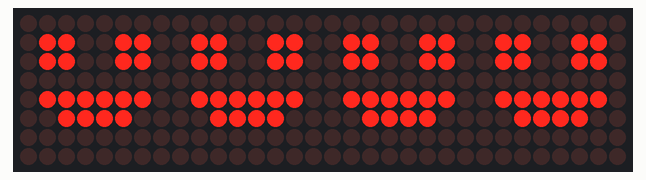
The sketch below on a simulated Arduino Uno, built with avr-gcc and run on an emulated ATmega328P. Shown: 32×8 LED matrix.

Above: at 0.1 s.
At 1.1 s:
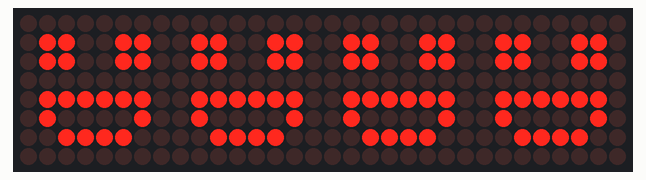

The sketch:

robotmouth.ino
```cpp
#include <LedControl.h>

//  منافذ أردوينو
int DIN = 11;
int CLK = 13;
int CS = 10;

LedControl lc = LedControl(DIN, CLK, CS, 4);


byte closed_mouth[] = {
 B00000000,
 B01100110,
 B01100110,
 B00000000,
 B01111110,
 B00111100,
 B00000000,
 B00000000
};

byte open_mouth[] = {
 B00000000,
 B01100110,
 B01100110,
 B00000000,
 B01111110,
 B01000010,
 B00111100,
 B00000000
};

void setup() {

  for (int i = 0; i < 4; i++) {
    lc.shutdown(i, false);
    lc.setIntensity(i, 8);
    lc.clearDisplay(i);
  }
}

void loop() {

  for (int row = 0; row < 8; row++) {
    lc.setRow(0, row, closed_mouth[row]);
    lc.setRow(1, row, closed_mouth[row]);
    lc.setRow(2, row, closed_mouth[row]);
    lc.setRow(3, row, closed_mouth[row]);
  }
  delay(1000);

  for (int row = 0; row < 8; row++) {
    lc.setRow(0, row, open_mouth[row]);
    lc.setRow(1, row, open_mouth[row]);
    lc.setRow(2, row, open_mouth[row]);
    lc.setRow(3, row, open_mouth[row]);
  }
  delay(1000);
}
```

Measured:
- what the display in image 1 shows lasts 1.1 s, from 1.0 s to 2.1 s
